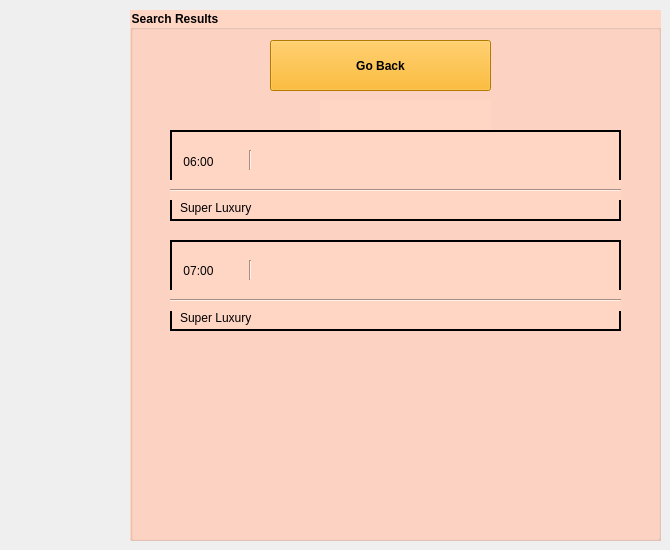
    <widget class="QWidget" name="page_12">
     <widget class="QGroupBox" name="groupBox_11">
      <property name="geometry">
       <rect>
        <x>130</x>
        <y>10</y>
        <width>531</width>
        <height>531</height>
       </rect>
      </property>
      <property name="font">
       <font>
        <bold>true</bold>
       </font>
      </property>
      <property name="styleSheet">
       <string notr="true">background-color: rgb(255, 213, 196);
color: rgb(0, 0, 0);</string>
      </property>
      <property name="title">
       <string>Search Results</string>
      </property>
      <widget class="QLabel" name="dateLabel_5">
       <property name="geometry">
        <rect>
         <x>190</x>
         <y>90</y>
         <width>171</width>
         <height>31</height>
        </rect>
       </property>
       <property name="font">
        <font>
         <bold>true</bold>
        </font>
       </property>
       <property name="text">
        <string/>
       </property>
       <property name="alignment">
        <set>Qt::AlignmentFlag::AlignCenter</set>
       </property>
      </widget>
      <widget class="QToolButton" name="btnBus12">
       <property name="geometry">
        <rect>
         <x>40</x>
         <y>120</y>
         <width>451</width>
         <height>91</height>
        </rect>
       </property>
       <property name="styleSheet">
        <string notr="true">border: 2px solid black;</string>
       </property>
       <property name="text">
        <string/>
       </property>
      </widget>
      <widget class="QToolButton" name="btnBus13">
       <property name="geometry">
        <rect>
         <x>40</x>
         <y>230</y>
         <width>451</width>
         <height>91</height>
        </rect>
       </property>
       <property name="styleSheet">
        <string notr="true">border: 2px solid black;</string>
       </property>
       <property name="text">
        <string/>
       </property>
      </widget>
      <widget class="QLabel" name="time12">
       <property name="geometry">
        <rect>
         <x>50</x>
         <y>141</y>
         <width>37</width>
         <height>21</height>
        </rect>
       </property>
       <property name="text">
        <string>06:00</string>
       </property>
       <property name="alignment">
        <set>Qt::AlignmentFlag::AlignCenter</set>
       </property>
      </widget>
      <widget class="Line" name="line_37">
       <property name="geometry">
        <rect>
         <x>40</x>
         <y>170</y>
         <width>451</width>
         <height>20</height>
        </rect>
       </property>
       <property name="orientation">
        <enum>Qt::Orientation::Horizontal</enum>
       </property>
      </widget>
      <widget class="Line" name="line_38">
       <property name="geometry">
        <rect>
         <x>40</x>
         <y>280</y>
         <width>451</width>
         <height>21</height>
        </rect>
       </property>
       <property name="orientation">
        <enum>Qt::Orientation::Horizontal</enum>
       </property>
      </widget>
      <widget class="QLabel" name="time13">
       <property name="geometry">
        <rect>
         <x>50</x>
         <y>250</y>
         <width>37</width>
         <height>21</height>
        </rect>
       </property>
       <property name="text">
        <string>07:00</string>
       </property>
       <property name="alignment">
        <set>Qt::AlignmentFlag::AlignCenter</set>
       </property>
      </widget>
      <widget class="QLabel" name="fromLabel_17">
       <property name="geometry">
        <rect>
         <x>130</x>
         <y>130</y>
         <width>151</width>
         <height>21</height>
        </rect>
       </property>
       <property name="text">
        <string/>
       </property>
       <property name="alignment">
        <set>Qt::AlignmentFlag::AlignLeading|Qt::AlignmentFlag::AlignLeft|Qt::AlignmentFlag::AlignVCenter</set>
       </property>
      </widget>
      <widget class="QLabel" name="toLabel_17">
       <property name="geometry">
        <rect>
         <x>130</x>
         <y>150</y>
         <width>151</width>
         <height>21</height>
        </rect>
       </property>
       <property name="text">
        <string/>
       </property>
       <property name="alignment">
        <set>Qt::AlignmentFlag::AlignLeading|Qt::AlignmentFlag::AlignLeft|Qt::AlignmentFlag::AlignVCenter</set>
       </property>
      </widget>
      <widget class="QLabel" name="toLabel_18">
       <property name="geometry">
        <rect>
         <x>130</x>
         <y>260</y>
         <width>151</width>
         <height>21</height>
        </rect>
       </property>
       <property name="text">
        <string/>
       </property>
       <property name="alignment">
        <set>Qt::AlignmentFlag::AlignLeading|Qt::AlignmentFlag::AlignLeft|Qt::AlignmentFlag::AlignVCenter</set>
       </property>
      </widget>
      <widget class="QLabel" name="fromLabel_18">
       <property name="geometry">
        <rect>
         <x>130</x>
         <y>240</y>
         <width>151</width>
         <height>21</height>
        </rect>
       </property>
       <property name="text">
        <string/>
       </property>
       <property name="alignment">
        <set>Qt::AlignmentFlag::AlignLeading|Qt::AlignmentFlag::AlignLeft|Qt::AlignmentFlag::AlignVCenter</set>
       </property>
      </widget>
      <widget class="QLabel" name="price12">
       <property name="geometry">
        <rect>
         <x>380</x>
         <y>130</y>
         <width>91</width>
         <height>21</height>
        </rect>
       </property>
       <property name="text">
        <string/>
       </property>
       <property name="alignment">
        <set>Qt::AlignmentFlag::AlignCenter</set>
       </property>
      </widget>
      <widget class="QLabel" name="seats12">
       <property name="geometry">
        <rect>
         <x>380</x>
         <y>150</y>
         <width>91</width>
         <height>21</height>
        </rect>
       </property>
       <property name="text">
        <string/>
       </property>
       <property name="alignment">
        <set>Qt::AlignmentFlag::AlignCenter</set>
       </property>
      </widget>
      <widget class="QLabel" name="price13">
       <property name="geometry">
        <rect>
         <x>380</x>
         <y>240</y>
         <width>91</width>
         <height>21</height>
        </rect>
       </property>
       <property name="text">
        <string/>
       </property>
       <property name="alignment">
        <set>Qt::AlignmentFlag::AlignCenter</set>
       </property>
      </widget>
      <widget class="QLabel" name="seats13">
       <property name="geometry">
        <rect>
         <x>380</x>
         <y>260</y>
         <width>91</width>
         <height>21</height>
        </rect>
       </property>
       <property name="text">
        <string/>
       </property>
       <property name="alignment">
        <set>Qt::AlignmentFlag::AlignCenter</set>
       </property>
      </widget>
      <widget class="QLabel" name="label_67">
       <property name="geometry">
        <rect>
         <x>50</x>
         <y>300</y>
         <width>81</width>
         <height>16</height>
        </rect>
       </property>
       <property name="text">
        <string>Super Luxury</string>
       </property>
      </widget>
      <widget class="QLabel" name="label_68">
       <property name="geometry">
        <rect>
         <x>50</x>
         <y>190</y>
         <width>81</width>
         <height>16</height>
        </rect>
       </property>
       <property name="text">
        <string>Super Luxury</string>
       </property>
      </widget>
      <widget class="QLabel" name="d12">
       <property name="geometry">
        <rect>
         <x>210</x>
         <y>190</y>
         <width>71</width>
         <height>16</height>
        </rect>
       </property>
       <property name="text">
        <string/>
       </property>
      </widget>
      <widget class="QLabel" name="d13">
       <property name="geometry">
        <rect>
         <x>210</x>
         <y>300</y>
         <width>71</width>
         <height>16</height>
        </rect>
       </property>
       <property name="text">
        <string/>
       </property>
      </widget>
      <widget class="QLabel" name="t12">
       <property name="geometry">
        <rect>
         <x>370</x>
         <y>190</y>
         <width>111</width>
         <height>16</height>
        </rect>
       </property>
       <property name="text">
        <string/>
       </property>
      </widget>
      <widget class="QLabel" name="t13">
       <property name="geometry">
        <rect>
         <x>370</x>
         <y>300</y>
         <width>111</width>
         <height>16</height>
        </rect>
       </property>
       <property name="text">
        <string/>
       </property>
      </widget>
      <widget class="Line" name="line_41">
       <property name="geometry">
        <rect>
         <x>110</x>
         <y>140</y>
         <width>20</width>
         <height>20</height>
        </rect>
       </property>
       <property name="orientation">
        <enum>Qt::Orientation::Vertical</enum>
       </property>
      </widget>
      <widget class="Line" name="line_42">
       <property name="geometry">
        <rect>
         <x>110</x>
         <y>250</y>
         <width>20</width>
         <height>20</height>
        </rect>
       </property>
       <property name="orientation">
        <enum>Qt::Orientation::Vertical</enum>
       </property>
      </widget>
      <widget class="QPushButton" name="btnGoBack_4">
       <property name="geometry">
        <rect>
         <x>140</x>
         <y>30</y>
         <width>221</width>
         <height>51</height>
        </rect>
       </property>
       <property name="font">
        <font>
         <bold>true</bold>
        </font>
       </property>
       <property name="styleSheet">
        <string notr="true">color: rgb(0, 0, 0);
background-color: rgb(255, 170, 0);</string>
       </property>
       <property name="text">
        <string>Go Back</string>
       </property>
      </widget>
     </widget>
    </widget>
